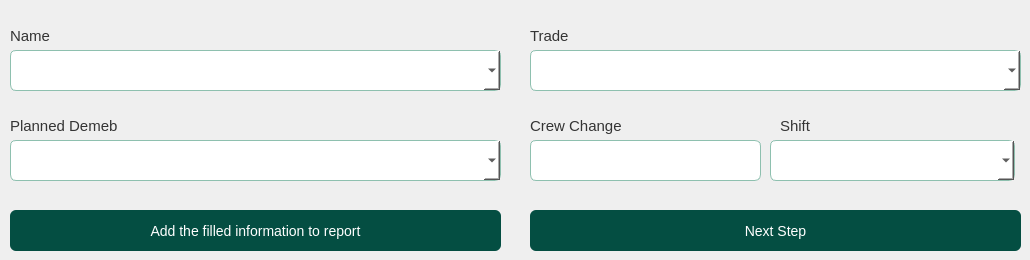
     <widget class="QWidget" name="tab_dayshift_per_person">
      <attribute name="title">
       <string>Dayshift per person</string>
      </attribute>
      <widget class="QLabel" name="lbl_name_person_dayshift">
       <property name="geometry">
        <rect>
         <x>10</x>
         <y>20</y>
         <width>51</width>
         <height>31</height>
        </rect>
       </property>
       <property name="font">
        <font>
         <pointsize>11</pointsize>
        </font>
       </property>
       <property name="styleSheet">
        <string notr="true">color: rgb(52, 52, 52);</string>
       </property>
       <property name="text">
        <string>Name</string>
       </property>
      </widget>
      <widget class="QLabel" name="lbl_trade">
       <property name="geometry">
        <rect>
         <x>530</x>
         <y>20</y>
         <width>41</width>
         <height>31</height>
        </rect>
       </property>
       <property name="font">
        <font>
         <pointsize>11</pointsize>
        </font>
       </property>
       <property name="styleSheet">
        <string notr="true">color: rgb(52, 52, 52);</string>
       </property>
       <property name="text">
        <string>Trade</string>
       </property>
      </widget>
      <widget class="QLineEdit" name="txt_crew_change">
       <property name="geometry">
        <rect>
         <x>530</x>
         <y>140</y>
         <width>231</width>
         <height>41</height>
        </rect>
       </property>
       <property name="styleSheet">
        <string notr="true">QLineEdit{


background-color:#fff;
border: 1px solid #8ec0af;
border-radius: 6px
}</string>
       </property>
       <property name="placeholderText">
        <string/>
       </property>
      </widget>
      <widget class="QComboBox" name="cbx_person_dayshift">
       <property name="geometry">
        <rect>
         <x>10</x>
         <y>50</y>
         <width>491</width>
         <height>41</height>
        </rect>
       </property>
       <property name="styleSheet">
        <string notr="true">
background-color:#fff;
border: 1px solid #8ec0af;
border-radius: 6px</string>
       </property>
      </widget>
      <widget class="QLabel" name="lbl_planed_dembed">
       <property name="geometry">
        <rect>
         <x>10</x>
         <y>110</y>
         <width>111</width>
         <height>31</height>
        </rect>
       </property>
       <property name="font">
        <font>
         <pointsize>11</pointsize>
        </font>
       </property>
       <property name="styleSheet">
        <string notr="true">color: rgb(52, 52, 52);</string>
       </property>
       <property name="text">
        <string>Planned Demeb</string>
       </property>
      </widget>
      <widget class="QLabel" name="lbl_crew_change">
       <property name="geometry">
        <rect>
         <x>530</x>
         <y>110</y>
         <width>91</width>
         <height>31</height>
        </rect>
       </property>
       <property name="font">
        <font>
         <pointsize>11</pointsize>
        </font>
       </property>
       <property name="styleSheet">
        <string notr="true">color: rgb(52, 52, 52);</string>
       </property>
       <property name="text">
        <string>Crew Change</string>
       </property>
      </widget>
      <widget class="QComboBox" name="cbx_trade">
       <property name="geometry">
        <rect>
         <x>530</x>
         <y>50</y>
         <width>491</width>
         <height>41</height>
        </rect>
       </property>
       <property name="styleSheet">
        <string notr="true">
background-color:#fff;
border: 1px solid #8ec0af;
border-radius: 6px</string>
       </property>
      </widget>
      <widget class="QComboBox" name="cbx_planned_demeb">
       <property name="geometry">
        <rect>
         <x>10</x>
         <y>140</y>
         <width>491</width>
         <height>41</height>
        </rect>
       </property>
       <property name="styleSheet">
        <string notr="true">
background-color:#fff;
border: 1px solid #8ec0af;
border-radius: 6px</string>
       </property>
      </widget>
      <widget class="QPushButton" name="btn_next_step_hse">
       <property name="geometry">
        <rect>
         <x>530</x>
         <y>210</y>
         <width>491</width>
         <height>41</height>
        </rect>
       </property>
       <property name="styleSheet">
        <string notr="true">

QPushButton#btn_next_step_hse{

border:none;
background-color:#044e42;
color:white;
font-size:14px;
border-radius: 6px;
transition: background-color 0.5s ease;
padding:10px;
text-align:rigth;
}

QPushButton#btn_next_step_hse:hover{
 background-color: #044e42;
border-radius: 6px;
transition: background-color 0.5s ease;
padding:10px;
}

QPushButton#btn_next_step_hse:pressed {
 background-color: #044e42;
border-radius: 6px;
background-color: #033029;
padding:10px;
 }
</string>
       </property>
       <property name="text">
        <string>Next Step</string>
       </property>
       <property name="icon">
        <iconset>
         <normaloff>../../img/check-solid.svg</normaloff>../../img/check-solid.svg</iconset>
       </property>
      </widget>
      <widget class="QPushButton" name="btn_add_information_dayshift">
       <property name="geometry">
        <rect>
         <x>10</x>
         <y>210</y>
         <width>491</width>
         <height>41</height>
        </rect>
       </property>
       <property name="styleSheet">
        <string notr="true">

QPushButton#btn_add_information_dayshift{

border:none;
background-color:#044e42;
color:white;
font-size:14px;
border-radius: 6px;
transition: background-color 0.5s ease;
padding:10px;
text-align:rigth;
}

QPushButton#btn_add_information_dayshift:hover{
 background-color: #044e42;
border-radius: 6px;
transition: background-color 0.5s ease;
padding:10px;
}

QPushButton#btn_add_information_dayshift:pressed {
 background-color: #044e42;
border-radius: 6px;
background-color: #033029;
padding:10px;
 }
</string>
       </property>
       <property name="text">
        <string>Add the filled information to report</string>
       </property>
       <property name="icon">
        <iconset>
         <normaloff>../../img/check-solid.svg</normaloff>../../img/check-solid.svg</iconset>
       </property>
      </widget>
      <widget class="QComboBox" name="cbx_dayshift">
       <property name="geometry">
        <rect>
         <x>770</x>
         <y>140</y>
         <width>245</width>
         <height>41</height>
        </rect>
       </property>
       <property name="styleSheet">
        <string notr="true">
background-color:#fff;
border: 1px solid #8ec0af;
border-radius: 6px</string>
       </property>
      </widget>
      <widget class="QLabel" name="lbl_shift_dayshift">
       <property name="geometry">
        <rect>
         <x>780</x>
         <y>110</y>
         <width>41</width>
         <height>31</height>
        </rect>
       </property>
       <property name="font">
        <font>
         <pointsize>11</pointsize>
        </font>
       </property>
       <property name="styleSheet">
        <string notr="true">color: rgb(52, 52, 52);</string>
       </property>
       <property name="text">
        <string>Shift</string>
       </property>
      </widget>
      <zorder>lbl_shift_dayshift</zorder>
      <zorder>lbl_planed_dembed</zorder>
      <zorder>lbl_crew_change</zorder>
      <zorder>lbl_name_person_dayshift</zorder>
      <zorder>lbl_trade</zorder>
      <zorder>txt_crew_change</zorder>
      <zorder>cbx_person_dayshift</zorder>
      <zorder>cbx_trade</zorder>
      <zorder>cbx_planned_demeb</zorder>
      <zorder>btn_next_step_hse</zorder>
      <zorder>btn_add_information_dayshift</zorder>
      <zorder>cbx_dayshift</zorder>
     </widget>
